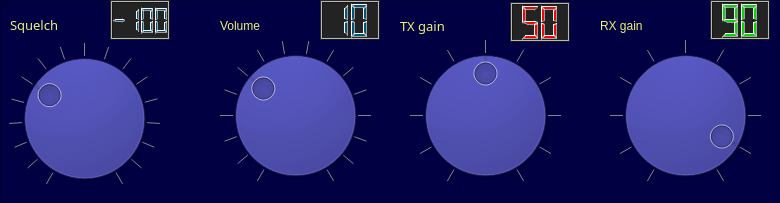
           <widget class="QFrame" name="frame_6">
            <property name="sizePolicy">
             <sizepolicy hsizetype="Expanding" vsizetype="Fixed">
              <horstretch>0</horstretch>
              <verstretch>0</verstretch>
             </sizepolicy>
            </property>
            <property name="minimumSize">
             <size>
              <width>600</width>
              <height>200</height>
             </size>
            </property>
            <property name="styleSheet">
             <string notr="true">font: 10pt &quot;Sans Serif&quot;;
background-image: url(:/res/dial_bkg.png);
color: rgb(240, 240, 119);
background-color: rgb(0, 0, 67);</string>
            </property>
            <property name="frameShape">
             <enum>QFrame::StyledPanel</enum>
            </property>
            <property name="frameShadow">
             <enum>QFrame::Raised</enum>
            </property>
            <widget class="QLabel" name="label">
             <property name="geometry">
              <rect>
               <x>400</x>
               <y>10</y>
               <width>91</width>
               <height>31</height>
              </rect>
             </property>
             <property name="sizePolicy">
              <sizepolicy hsizetype="Fixed" vsizetype="Preferred">
               <horstretch>0</horstretch>
               <verstretch>0</verstretch>
              </sizepolicy>
             </property>
             <property name="font">
              <font>
               <family>Sans Serif</family>
               <pointsize>10</pointsize>
               <weight>50</weight>
               <italic>false</italic>
               <bold>false</bold>
              </font>
             </property>
             <property name="styleSheet">
              <string notr="true">font: 10pt &quot;Sans Serif&quot;;
color: rgb(240, 240, 119);
background-color: rgb(0, 0, 67);</string>
             </property>
             <property name="text">
              <string>TX gain</string>
             </property>
            </widget>
            <widget class="QLabel" name="label_14">
             <property name="geometry">
              <rect>
               <x>220</x>
               <y>10</y>
               <width>91</width>
               <height>31</height>
              </rect>
             </property>
             <property name="sizePolicy">
              <sizepolicy hsizetype="Fixed" vsizetype="Preferred">
               <horstretch>0</horstretch>
               <verstretch>0</verstretch>
              </sizepolicy>
             </property>
             <property name="styleSheet">
              <string notr="true">font: 10pt &quot;Sans Serif&quot;;
color: rgb(240, 240, 119);
background-color: rgb(0, 0, 67);</string>
             </property>
             <property name="text">
              <string>Volume</string>
             </property>
            </widget>
            <widget class="QLabel" name="label_11">
             <property name="geometry">
              <rect>
               <x>10</x>
               <y>10</y>
               <width>91</width>
               <height>30</height>
              </rect>
             </property>
             <property name="sizePolicy">
              <sizepolicy hsizetype="Fixed" vsizetype="Fixed">
               <horstretch>0</horstretch>
               <verstretch>0</verstretch>
              </sizepolicy>
             </property>
             <property name="minimumSize">
              <size>
               <width>60</width>
               <height>20</height>
              </size>
             </property>
             <property name="font">
              <font>
               <family>Sans Serif</family>
               <pointsize>10</pointsize>
               <weight>50</weight>
               <italic>false</italic>
               <bold>false</bold>
              </font>
             </property>
             <property name="styleSheet">
              <string notr="true">font: 10pt &quot;Sans Serif&quot;;
color: rgb(240, 240, 119);
background-color: rgb(0, 0, 67);</string>
             </property>
             <property name="text">
              <string>Squelch</string>
             </property>
            </widget>
            <widget class="QLCDNumber" name="rxSquelchDisplay">
             <property name="geometry">
              <rect>
               <x>110</x>
               <y>0</y>
               <width>60</width>
               <height>40</height>
              </rect>
             </property>
             <property name="sizePolicy">
              <sizepolicy hsizetype="Fixed" vsizetype="Fixed">
               <horstretch>0</horstretch>
               <verstretch>0</verstretch>
              </sizepolicy>
             </property>
             <property name="minimumSize">
              <size>
               <width>60</width>
               <height>40</height>
              </size>
             </property>
             <property name="maximumSize">
              <size>
               <width>16777215</width>
               <height>40</height>
              </size>
             </property>
             <property name="styleSheet">
              <string notr="true">color: rgb(0, 85, 127);
background-color: rgb(35, 35, 35);</string>
             </property>
             <property name="lineWidth">
              <number>1</number>
             </property>
             <property name="midLineWidth">
              <number>1</number>
             </property>
             <property name="digitCount">
              <number>4</number>
             </property>
             <property name="segmentStyle">
              <enum>QLCDNumber::Filled</enum>
             </property>
             <property name="value" stdset="0">
              <double>-100.000000000000000</double>
             </property>
            </widget>
            <widget class="QLCDNumber" name="rxSensitivityDisplay">
             <property name="geometry">
              <rect>
               <x>710</x>
               <y>0</y>
               <width>60</width>
               <height>40</height>
              </rect>
             </property>
             <property name="sizePolicy">
              <sizepolicy hsizetype="Fixed" vsizetype="Fixed">
               <horstretch>0</horstretch>
               <verstretch>0</verstretch>
              </sizepolicy>
             </property>
             <property name="minimumSize">
              <size>
               <width>60</width>
               <height>40</height>
              </size>
             </property>
             <property name="maximumSize">
              <size>
               <width>16777215</width>
               <height>40</height>
              </size>
             </property>
             <property name="styleSheet">
              <string notr="true">color: rgb(0, 220, 0);
background-color: rgb(35, 35, 35);</string>
             </property>
             <property name="lineWidth">
              <number>1</number>
             </property>
             <property name="midLineWidth">
              <number>1</number>
             </property>
             <property name="digitCount">
              <number>2</number>
             </property>
             <property name="segmentStyle">
              <enum>QLCDNumber::Filled</enum>
             </property>
             <property name="value" stdset="0">
              <double>90.000000000000000</double>
             </property>
            </widget>
            <widget class="QLCDNumber" name="txPowerDisplay">
             <property name="geometry">
              <rect>
               <x>510</x>
               <y>2</y>
               <width>60</width>
               <height>40</height>
              </rect>
             </property>
             <property name="sizePolicy">
              <sizepolicy hsizetype="Fixed" vsizetype="Fixed">
               <horstretch>0</horstretch>
               <verstretch>0</verstretch>
              </sizepolicy>
             </property>
             <property name="minimumSize">
              <size>
               <width>60</width>
               <height>0</height>
              </size>
             </property>
             <property name="maximumSize">
              <size>
               <width>16777215</width>
               <height>40</height>
              </size>
             </property>
             <property name="styleSheet">
              <string notr="true">color: rgb(255, 0, 0);
background-color: rgb(35, 35, 35);</string>
             </property>
             <property name="lineWidth">
              <number>1</number>
             </property>
             <property name="midLineWidth">
              <number>1</number>
             </property>
             <property name="digitCount">
              <number>2</number>
             </property>
             <property name="segmentStyle">
              <enum>QLCDNumber::Filled</enum>
             </property>
             <property name="value" stdset="0">
              <double>50.000000000000000</double>
             </property>
            </widget>
            <widget class="QLCDNumber" name="rxVolumeDisplay">
             <property name="geometry">
              <rect>
               <x>320</x>
               <y>0</y>
               <width>60</width>
               <height>40</height>
              </rect>
             </property>
             <property name="sizePolicy">
              <sizepolicy hsizetype="Fixed" vsizetype="Fixed">
               <horstretch>0</horstretch>
               <verstretch>0</verstretch>
              </sizepolicy>
             </property>
             <property name="minimumSize">
              <size>
               <width>60</width>
               <height>40</height>
              </size>
             </property>
             <property name="maximumSize">
              <size>
               <width>16777215</width>
               <height>40</height>
              </size>
             </property>
             <property name="styleSheet">
              <string notr="true">color: rgb(0, 85, 127);
background-color: rgb(35, 35, 35);</string>
             </property>
             <property name="lineWidth">
              <number>1</number>
             </property>
             <property name="midLineWidth">
              <number>1</number>
             </property>
             <property name="digitCount">
              <number>2</number>
             </property>
             <property name="segmentStyle">
              <enum>QLCDNumber::Filled</enum>
             </property>
             <property name="value" stdset="0">
              <double>10.000000000000000</double>
             </property>
             <property name="intValue" stdset="0">
              <number>10</number>
             </property>
            </widget>
            <widget class="QLabel" name="label_9">
             <property name="geometry">
              <rect>
               <x>600</x>
               <y>10</y>
               <width>101</width>
               <height>31</height>
              </rect>
             </property>
             <property name="sizePolicy">
              <sizepolicy hsizetype="Fixed" vsizetype="Preferred">
               <horstretch>0</horstretch>
               <verstretch>0</verstretch>
              </sizepolicy>
             </property>
             <property name="text">
              <string>RX gain</string>
             </property>
            </widget>
            <widget class="QDial" name="rxSquelchDial">
             <property name="geometry">
              <rect>
               <x>-1</x>
               <y>43</y>
               <width>171</width>
               <height>151</height>
              </rect>
             </property>
             <property name="cursor">
              <cursorShape>OpenHandCursor</cursorShape>
             </property>
             <property name="mouseTracking">
              <bool>true</bool>
             </property>
             <property name="styleSheet">
              <string notr="true"/>
             </property>
             <property name="minimum">
              <number>-150</number>
             </property>
             <property name="maximum">
              <number>10</number>
             </property>
             <property name="pageStep">
              <number>1</number>
             </property>
             <property name="value">
              <number>-100</number>
             </property>
             <property name="invertedAppearance">
              <bool>false</bool>
             </property>
             <property name="notchTarget">
              <double>10.000000000000000</double>
             </property>
             <property name="notchesVisible">
              <bool>true</bool>
             </property>
            </widget>
            <widget class="QDial" name="rxVolumeDial">
             <property name="geometry">
              <rect>
               <x>210</x>
               <y>40</y>
               <width>171</width>
               <height>151</height>
              </rect>
             </property>
             <property name="cursor">
              <cursorShape>OpenHandCursor</cursorShape>
             </property>
             <property name="mouseTracking">
              <bool>true</bool>
             </property>
             <property name="maximum">
              <number>30</number>
             </property>
             <property name="pageStep">
              <number>1</number>
             </property>
             <property name="value">
              <number>10</number>
             </property>
             <property name="notchTarget">
              <double>10.000000000000000</double>
             </property>
             <property name="notchesVisible">
              <bool>true</bool>
             </property>
            </widget>
            <widget class="QDial" name="txGainDial">
             <property name="geometry">
              <rect>
               <x>400</x>
               <y>40</y>
               <width>171</width>
               <height>151</height>
              </rect>
             </property>
             <property name="cursor">
              <cursorShape>OpenHandCursor</cursorShape>
             </property>
             <property name="mouseTracking">
              <bool>true</bool>
             </property>
             <property name="maximum">
              <number>100</number>
             </property>
             <property name="pageStep">
              <number>1</number>
             </property>
             <property name="value">
              <number>50</number>
             </property>
             <property name="notchTarget">
              <double>10.000000000000000</double>
             </property>
             <property name="notchesVisible">
              <bool>true</bool>
             </property>
            </widget>
            <widget class="QDial" name="rxGainDial">
             <property name="geometry">
              <rect>
               <x>600</x>
               <y>40</y>
               <width>171</width>
               <height>151</height>
              </rect>
             </property>
             <property name="cursor">
              <cursorShape>OpenHandCursor</cursorShape>
             </property>
             <property name="mouseTracking">
              <bool>true</bool>
             </property>
             <property name="maximum">
              <number>100</number>
             </property>
             <property name="pageStep">
              <number>1</number>
             </property>
             <property name="value">
              <number>90</number>
             </property>
             <property name="notchTarget">
              <double>10.000000000000000</double>
             </property>
             <property name="notchesVisible">
              <bool>true</bool>
             </property>
            </widget>
           </widget>
